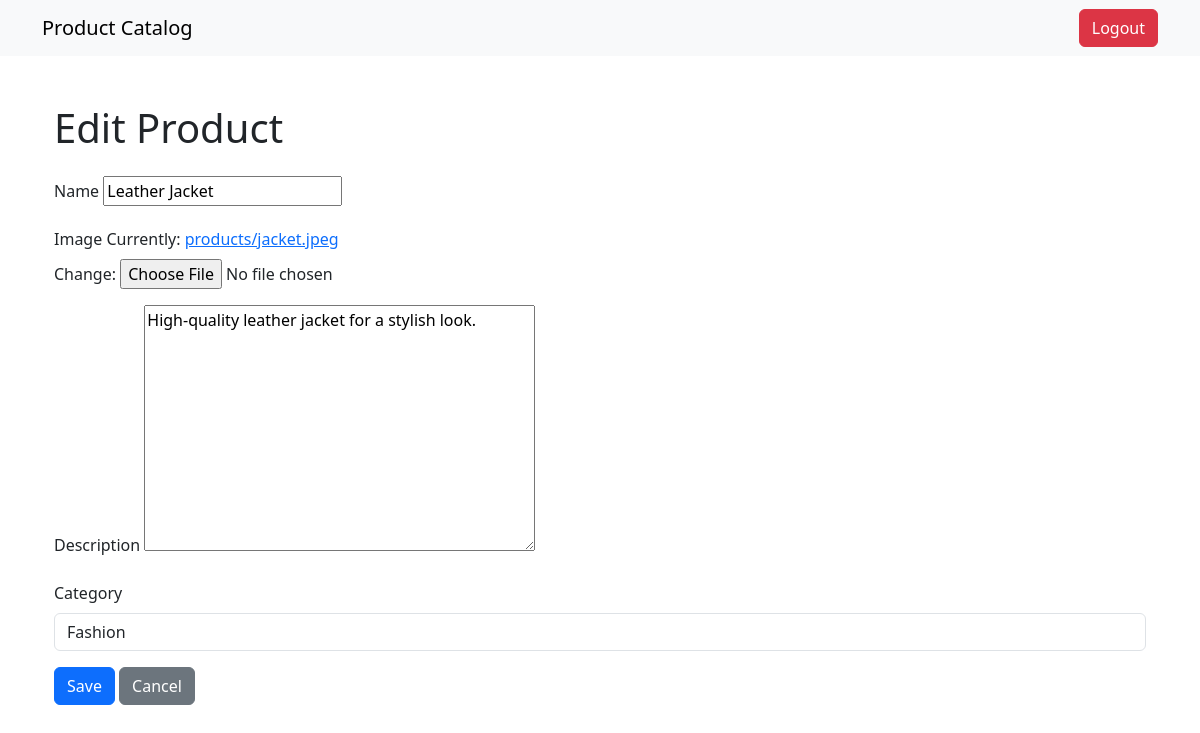
Screenshot of /catalog/edit/12/ (signed in) with the database file from the repository.
### catalog/models.py (models this page shows, shortened)
class Product(models.Model):
    name = models.CharField(max_length=100)
    image = models.ImageField(upload_to='products/')
    description = models.TextField()
    category = models.CharField(max_length=100, blank=True, null=True)

### catalog/views.py (the view)
# urls.py: path('edit/<int:pk>/', views.edit_product, name='edit_product'),
@login_required
def edit_product(request, pk):
    product = get_object_or_404(Product, pk=pk)
    if request.method == 'POST':
        form = ProductForm(request.POST, request.FILES, instance=product)
        if form.is_valid():
            form.save()
            return redirect('dashboard')
    else:
        form = ProductForm(instance=product)
    return render(request, 'catalog/product_form.html', {'form': form})

### catalog/forms.py
class ProductForm(forms.ModelForm):
    category = forms.CharField(required=False, widget=forms.TextInput(attrs={'class': 'form-control'}))
    class Meta:
        model = Product
        fields = ['name', 'image', 'description', 'category']

### catalog/templates/catalog/product_form.html (shortened to what this page needs)
{% extends 'catalog/base.html' %}
{% block content %}
<div class="container mt-5">
    <h1 class="mb-4">{% if form.instance.pk %}Edit Product{% else %}Add Product{% endif %}</h1>
    <form method="post" enctype="multipart/form-data">
        <div class="mb-3">
            <label for="id_name" class="form-label">Name</label>
            {{ form.name }}
        </div>
        <div class="mb-3">
            <label for="id_image" class="form-label">Image</label>
            {{ form.image }}
        </div>
        <div class="mb-3">
            <label for="id_description" class="form-label">Description</label>
            {{ form.description }}
        </div>
        <div class="mb-3">
            <label for="id_category" class="form-label">Category</label>
            {{ form.category }}
        </div>
        <button class="btn btn-primary" type="submit">Save</button>
        <a class="btn btn-secondary" href="{% url 'dashboard' %}">Cancel</a>
    </form>
</div>
{% endblock %}

### rows the page displays
Product: name "Leather Jacket", description "High-quality leather jacket for a stylish look.", category "Fashion"
